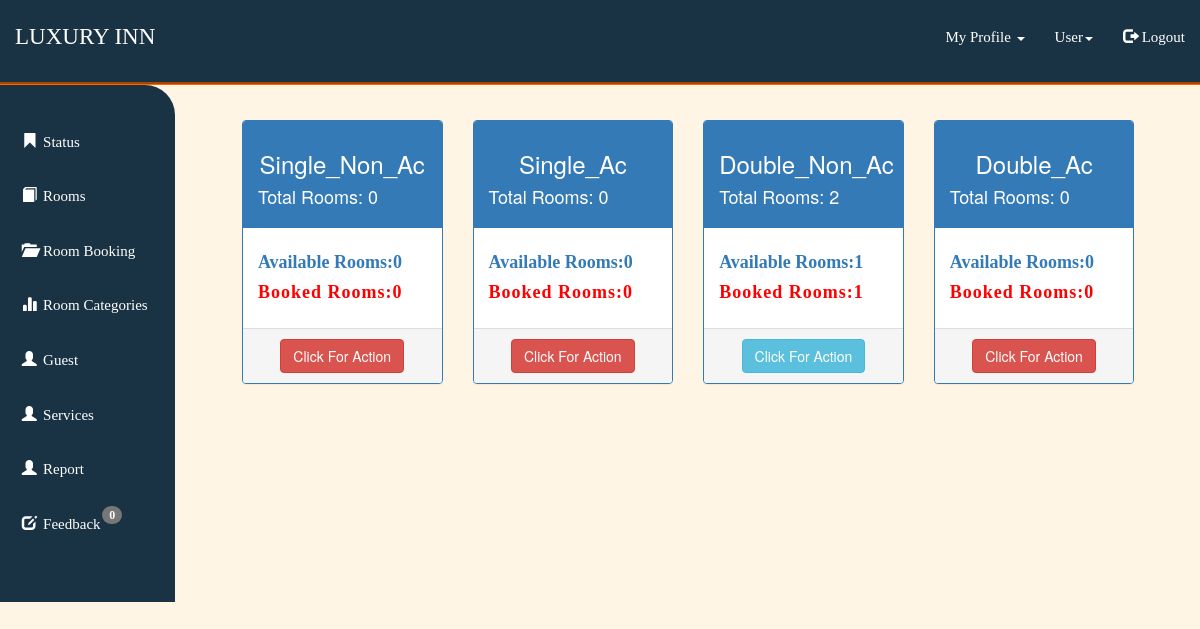
Page /roombook.php (signed in) on the committed database.
### tables this page shows
CREATE TABLE `room_type` (
  `type_id` int(15) NOT NULL,
  `type` varchar(20) NOT NULL
);

### roombook.php (the view, shortened to what this page needs)
<!DOCTYPE html>
<html>
<head>
</head>
<body>
<div class="row">
<?php
require('navbar.php');
?>
<div class="col-md-9" style="margin-left: 3%;">
	 <div id="page-wrapper">
            <div id="page-inner"><br><br>
                <div class="row">
                <?php
                $conn = mysqli_connect("localhost","root","","hotel") or die("connection failed");
                    $qry2 = "SELECT * FROM room_type";
                    $result = mysqli_query($conn,$qry2) or die("query failed");
                    if(mysqli_num_rows($result)>0){
                        while($row=mysqli_fetch_assoc($result)){
                            $type = $row["type"];
                        ?>
                    <div class="col-md-3">
                        <div class="panel panel-primary" id="pnl">
                            <div class="panel-heading">
                                <h3 class="text-center"><?php echo $type;
                     $qry1 = "SELECT count(room_id) AS available FROM room INNER JOIN room_type ON room.type_id=room_type.type_id INNER JOIN rent ON room.rent_id = rent.rent_id WHERE type='$type' and status_id = '0' ";
                        $result1 = mysqli_query($conn,$qry1) or die("query failed");
                        $values = mysqli_fetch_assoc($result1);
                        $available_rows = $values['available'];
                        $qry3 = "SELECT count(room_id) AS booked FROM room INNER JOIN room_type ON room.type_id=room_type.type_id WHERE type='$type' and status_id = '1'";
                        $result3 = mysqli_query($conn,$qry3) or die("query failed Book");
                        $values = mysqli_fetch_assoc($result3);
                        $booked_rows = $values['booked'];
                               $qry2 = "SELECT count(room_id) AS total1 FROM room INNER JOIN room_type ON room.type_id=room_type.type_id INNER JOIN status ON room.status_id=status.status_id INNER JOIN rent ON room.rent_id = rent.rent_id WHERE type='$type'";
                        $result2 = mysqli_query($conn,$qry2) or die("query failed");
                        $values = mysqli_fetch_assoc($result2);
                        $num_rows = $values['total1'];
                        echo "<h4>Total Rooms: $num_rows<h4>";
                                ?></h3>
                            </div>
                            <div class="panel-body">
                                <h4 class="text-primary" style="font-weight: bold; font-family: cursive;">Available Rooms:<?php
                                echo $available_rows;?></h4>
                                <h4 style="letter-spacing:1px; color: red; font-weight: bold; font-family: cursive;">Booked Rooms:<?php
                                echo $booked_rows;?></h4>
                            </div>
                            <div class="panel-footer">
                              <center>  <a href="opentype.php?otype=<?php echo $type;?>" class="btn <?php if($booked_rows == $num_rows){
                                ?>
                                btn-danger
                                <?php  } else {?>
                                    btn-info
                                    <?php } ?>">Click For Action</a>
                              </center>
                            </div>
                        </div>
                    </div>
                <?php } } ?>
                </div>
</div>
</div>
</div>
</div>
</body>
</html>

### navbar.php (shortened to what this page needs)
<!DOCTYPE html>
<html>
<head>
	<link rel="stylesheet" href="bootstrap.min.css">
	<link rel="stylesheet" href="bootstrap.min.js">
	<link rel="stylesheet" href="hover.css">
	<link rel="stylesheet" href="animate.css">
<link rel="stylesheet" href="https://maxcdn.bootstrapcdn.com/bootstrap/3.4.1/css/bootstrap.min.css">
</head>
<body>
	<br>
        <nav class="navbar navbar-inverse navbar-fixed-top" id="nav1">
        	<div class="container-fluid">
            <div class="navbar-header">
            	<a class="navbar-brand" href="#" style="font-size: 23px; margin-left: ;">LUXURY INN </a>
            </div>
            <div class="collapse navbar-collapse" id="mynavmain">
		<ul class="nav navbar-nav navbar-right">
			<li class="dropdown"><a href="#" class="dropdown-toggle" data-toggle="dropdown" >My Profile <span class="caret"></span></a>
	</li>
	<li class="dropdown">
		<a href="#" class="dropdown-toggle" data-toggle="dropdown" >User<span class="caret"></span></a>
	</li>
	<li>
      <a href="logout_admin.php"><i class="glyphicon glyphicon-log-out"></i> Logout</a><br>
                    </li>
		</ul>
	</div>
	</div>
        </nav><br><br><br>
        	<div class="col-md-2">
        <nav class="navbar-default navbar-side" role="navigation" id="nav2">
            <div class="sidebar-collapse">
            	<br>
                <ul class="nav" id="main-menu">
                    <li>
                        <a class="active" href="admin_dashboard.php"><i style="margin-right: 2%;" class="glyphicon glyphicon-bookmark"></i> Status</a>
                    </li>
                    <li>
                        <a href="rooms.php"><i style="margin-right: 2%;" class="glyphicon glyphicon-book"></i> Rooms</a>
                    </li>
					<li>
                <a href="roombook.php"><i style="margin-right: 2%;" class="glyphicon glyphicon-folder-open"> </i> Room Booking</a>
                    </li>
                    <li>
                        <a href="Categories.php"><i style="margin-right: 2%;" class="glyphicon glyphicon-stats"></i> Room Categories</a>
                    </li>
                    <li>
                        <a  href="guest.php"><i style="margin-right: 2%;" class="glyphicon glyphicon-user"></i> Guest</a>
                    </li>
                     <li>
                        <a  href="services.php"><i style="margin-right: 2%;" class="glyphicon glyphicon-user"></i> Services</a>
                    </li>
                     <li>
                        <a  href="report.php"><i style="margin-right: 2%;" class="glyphicon glyphicon-user"></i> Report</a>
                    </li>
                     <?php
        $conn = mysqli_connect("localhost","root","","hotel") or die("connection failed");
						$qry = "SELECT count(id) AS total FROM feedback WHERE status = '0' ";
						$result = mysqli_query($conn,$qry) or die("query failed");
						$values = mysqli_fetch_assoc($result);
						$num_rows = $values['total'];
        ?>
                    <li>
                        <a href="feedbackdisplay.php"><i style="margin-right: 2%;" class="glyphicon glyphicon-edit"></i> Feedback
                        	<span class="badge badge-danger count" style="<?php if($num_rows>0)echo "background-color: red;";?>"><?php echo $num_rows; ?></span>
                        </a><br>
                    </li>
                    <br>
					</ul>
            </div>
        </nav>
    </div>
</body>
</html>

### roombook.php (style rules this page uses)
body { background-image:linear-gradient(rgba(255,153,0,0.1),rgba(255,153,0,0.1)) }

### navbar.php (style rules this page uses)
#nav1 { background-color:rgb(0,31,51,0.9); border-bottom: 3px groove #ff6600; padding-top: 1%; }
#nav1 a,#nav2 a { color: white; font-family: cursive; font-size: 15px; }
#nav2 { background-color:rgb(0,31,51,0.9); padding:10px 5px; position: relative; top: 5px; border-top-right-radius: 30px; }
#nav2 li { padding: 4% 0 4% 1%; }
.count { border-radius: 50px; position: relative; top: -10px; left: -2px; }

### rows in the picture
room_type: type "Single_Non_Ac", num_rows "0", available_rows "0", booked_rows "0"
room_type: type "Single_Ac", num_rows "0", available_rows "0", booked_rows "0"
room_type: type "Double_Non_Ac", num_rows "2", available_rows "1", booked_rows "1"
room_type: type "Double_Ac", num_rows "0", available_rows "0", booked_rows "0"

### other values in the picture
$num_rows "0"
